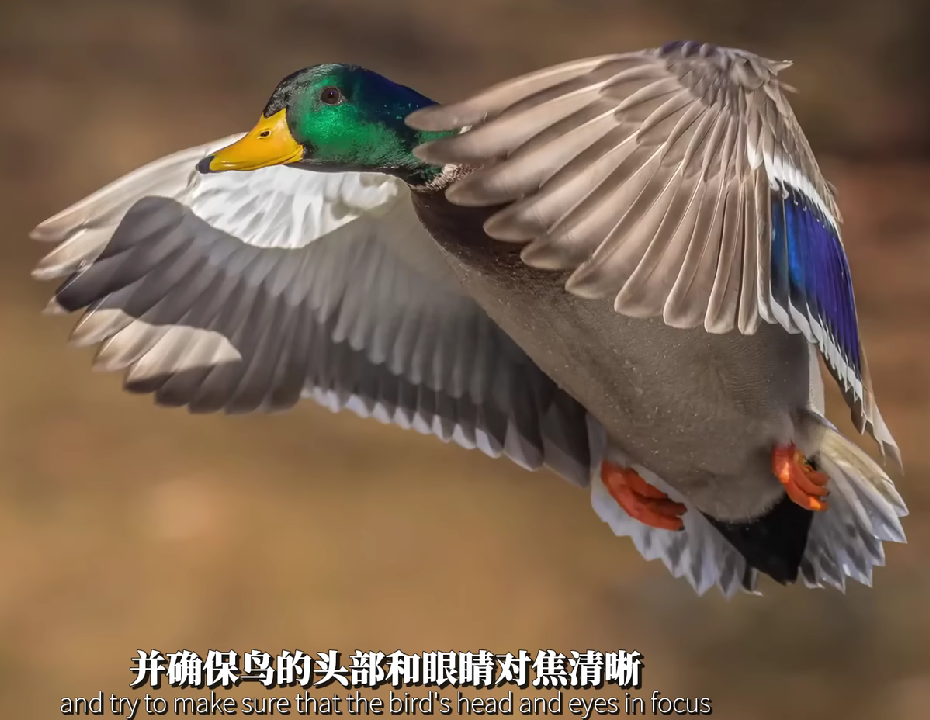
#> input picture duck.png, 930 x 720 px
$ python '处理基础.py'
#> lines starting #> are read from the running program, lines starting #| are printed output that depends on the picture; after the words box and inside, x2 and y2 are one past the last pixel; in counts of white or black regions, pixels touching at a corner belong together
#打开图片
import os
import cv2
img_path = "./duck.png"
img = cv2.imread(img_path)
#> img is the input picture: shape (720, 930, 3); mean B, G, R 82, 101.5, 123.5

#获取和更改图像里某一片内容
roi = img[50:100,50:100]
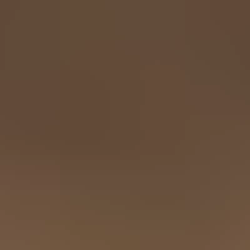
#> roi: shape (50, 50, 3) (shown 5 times larger); mean B, G, R 58.8, 77.9, 101.9
img[50:100,50:100] = [0,255,0]
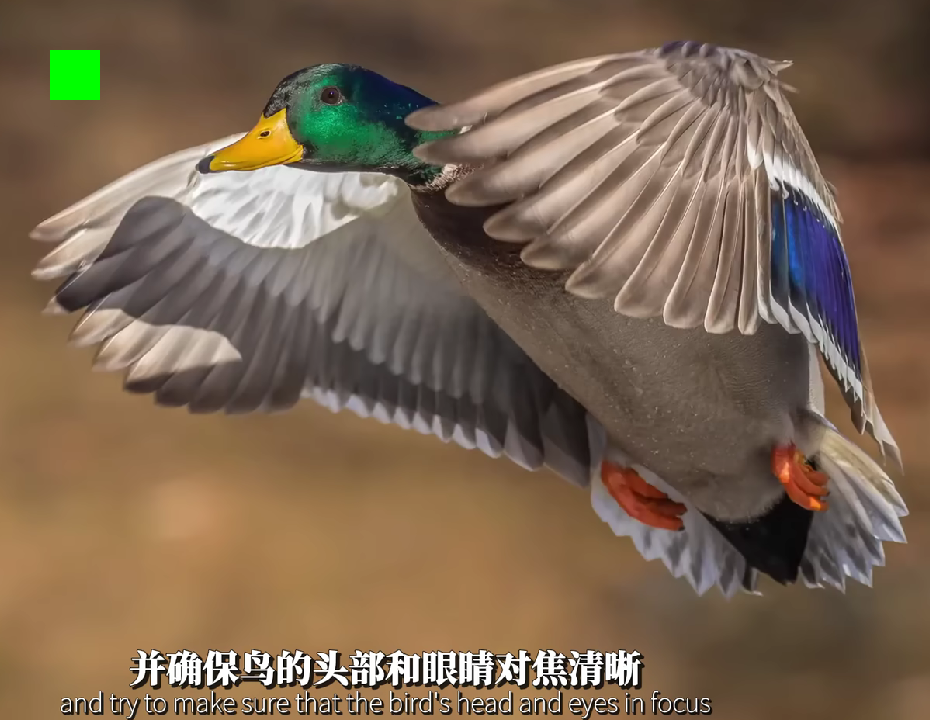
#> img: shape (720, 930, 3); 0.37% of pixels changed, all inside (x1, y1, x2, y2) = (50, 50, 100, 100)

#展示图片
cv2.imshow('my image',img)

#访问修改像素
pixel_value = img[98,190]
#> pixel_value = [63, 83, 112]
print(pixel_value)
#| [ 63  83 112]
img[98,190] = [255,255,255]
#> img: shape (720, 930, 3); under 0.01% of pixels changed, all inside (x1, y1, x2, y2) = (190, 98, 191, 99)
print(pixel_value)
#| [255 255 255]

#分离和合并通道
b,g,r = cv2.split(img)
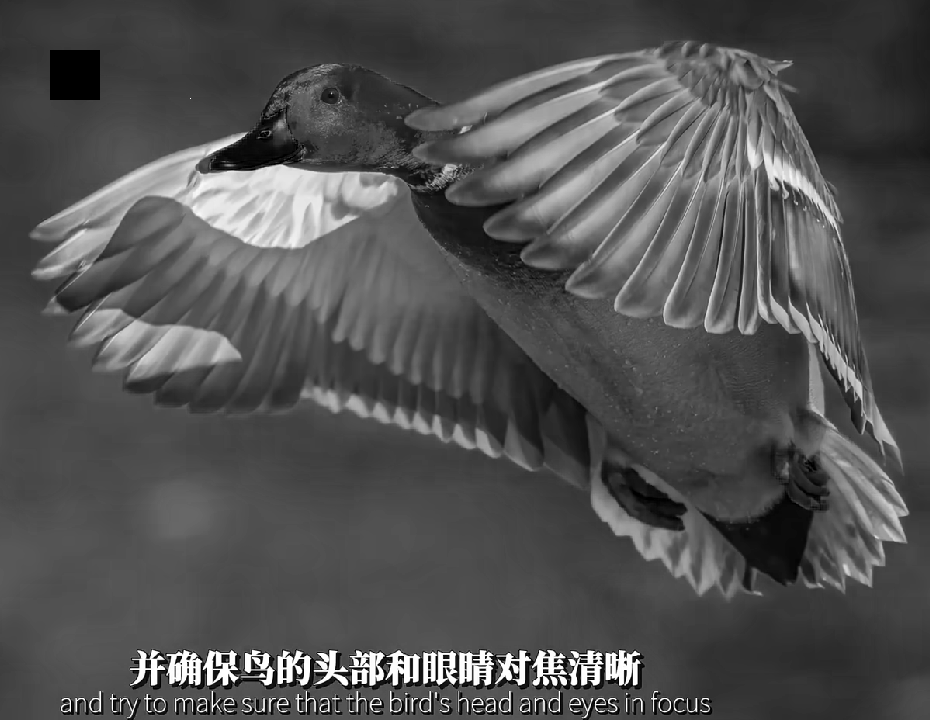
#> b: shape (720, 930); min 0, max 255, mean 81.8
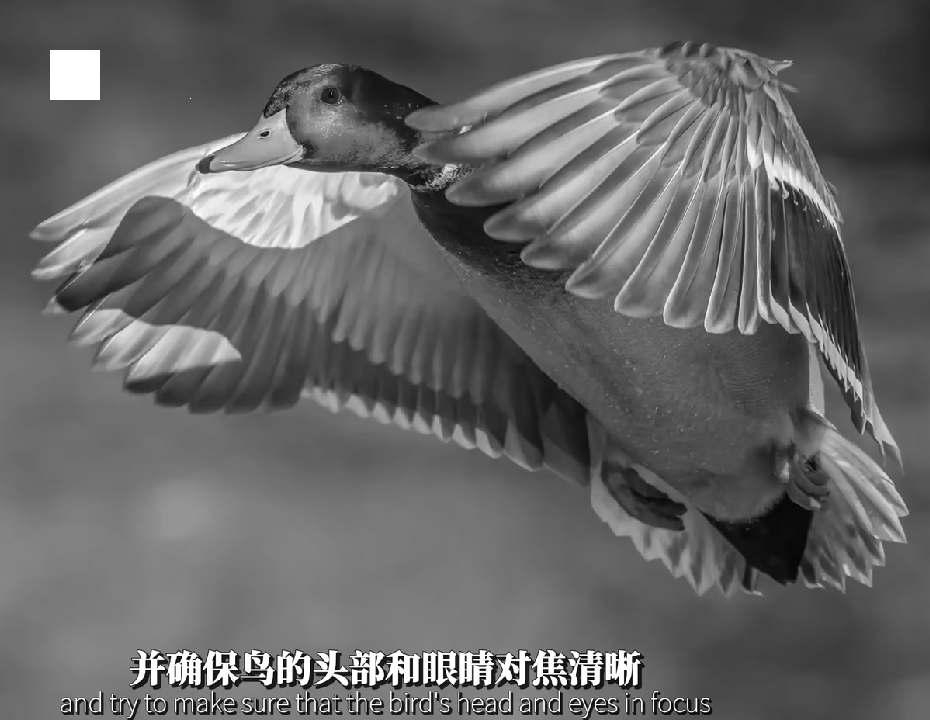
#> g: shape (720, 930); min 0, max 255, mean 102.2
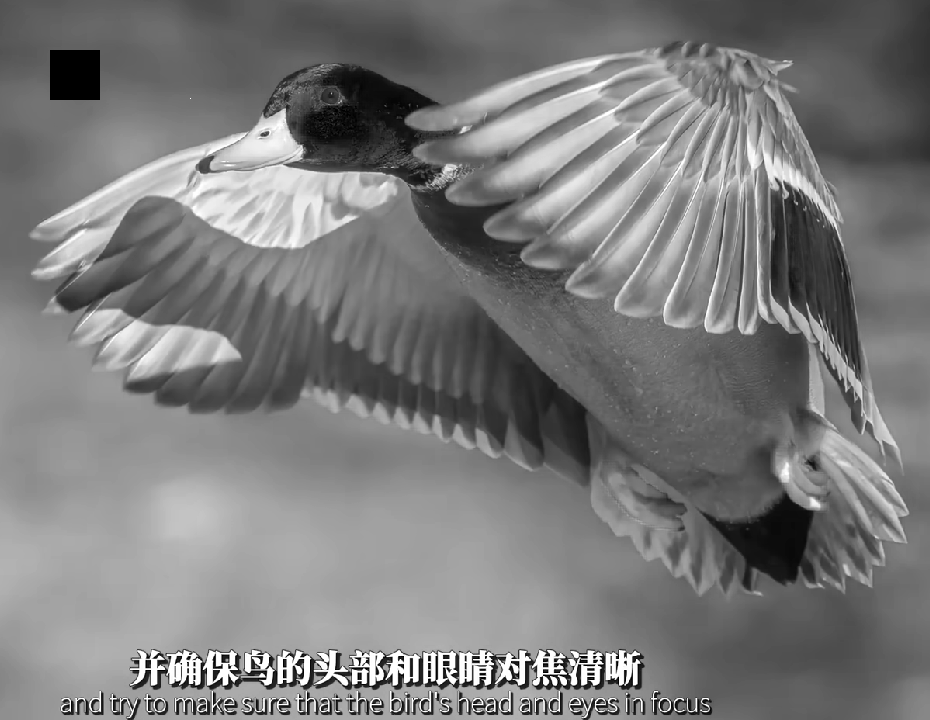
#> r: shape (720, 930); min 0, max 255, mean 123.1
merged_img = cv2.merge([b,g,r])

key = cv2.waitKey(0)
#> (key Esc is pressed here)
if key == ord('s'):
    output_path = 'output/output_1.jpg'
    cv2.imwrite(output_path,img)
    #给图片中文名称（直接起中文名乱码）
    target_path = 'output/output_处理基础.jpg'
    if target_path is None:
        os.rename(output_path,target_path)
    else:
        print("error with saving image")
else:
    exit()
#> (the program exits here)
